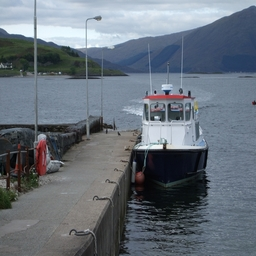
#> input picture Resources/test2.jpg, 256 x 256 px, given as the content of the folder places/beach, which was not available
$ jupyter execute --allow-errors main.ipynb
#> lines starting #> are read from the running program, lines starting #| are printed output that depends on the picture; pictures that were not available may be replaced by others from this repository, and a replacement may not be noted
### indexer.py
from libs.hashing import ahash, dhash,phash, hamming_dist
from libs import vptree
import datetime
from os import walk, path
import argparse
import pickle
import cv2
import tqdm

class Indexer:
    def __init__(self, image_path, database_path, algo):
        self.image_path = image_path
        self.database_path = database_path
        self.algo = algo

    def getImagesPaths(self):
        exts = [".jpeg", ".jpg", ".jpe", ".png", ".bmp", ".tiff", ".tif"]
        imgPaths = [path.join(root,f) for (root, _, files) in walk(self.image_path) for f in files if path.splitext(f)[1] in exts]
        return imgPaths

    def generateHash(self):
        images = self.getImagesPaths()
        hashes = {}
        collisions = 0
        total = len(images)
        print("Generating hash for images, images will be listed below if collision occurs")
        if total:
            for index, image in enumerate(tqdm.tqdm(images)):
                # Generating hash for image
                h = self.algo(cv2.imread(image, cv2.IMREAD_GRAYSCALE))
                l = hashes.get(h, [])
                l.append(image)
                if len(l) > 1:
                    print("Collision occured for hash : ", h, " with images : ", l)
                    collisions += 1
                hashes[h] = l
            print("\nTotal collisions : ", collisions)
            return hashes, collisions
        else:
            raise ValueError("No images found in the given path!")

    def createTree(self):
        hashes, collisions = self.generateHash()
        if len(hashes) != len(self.getImagesPaths()) - collisions:
            raise ValueError("Some error has occured!")
        tree = vptree.VPTree(list(hashes.keys()), hamming_dist)
        # Combine the hashes and the tree
        algo_tree_hash = {"algo": self.algo, "tree": tree, "hashes": hashes}
        return algo_tree_hash

    def storeResults(self):
        try:
            algo_tree_hash = self.createTree()
            pickle.dump(algo_tree_hash, open(self.database_path, "wb"))
        except FileNotFoundError:
            print("Wrong file path!")

# [26 lines that do not run on import are left out]

### libs/hashing.py
import cv2


def hamming_dist(h1, h2):
    return bin(int(h1, 16) ^ int(h2, 16)).count("1")


def _dct(image):
    result = cv2.dct((image).astype("float32") / 255.0)
    return result * 255.0


def _hash(conv):
    binstr = "".join(str(val) for val in conv.astype("uint8").flatten())
    width = -(
        -len(binstr) // 4
    )  # Performing ceil operation, ceil(a/b) is equivalent to -(-a//b)
    return "{:0>{width}x}".format(int(binstr, 2), width=width)


def phash(image, size=8, freq_factor=4):
#> called with size = 8, freq_factor = 4
    resized = cv2.resize(image, (size * freq_factor, size * freq_factor))
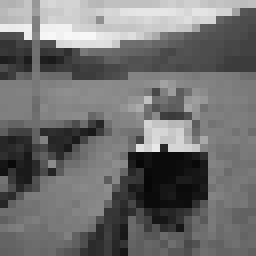
#> resized: shape (32, 32) (shown 8 times larger); min 6, max 247, mean 111
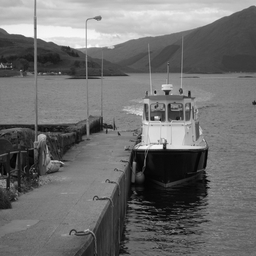
#> image: shape (256, 256); min 0, max 255, mean 110.4
    dct = _dct(resized)[:size, :size]
#> in _dct, `result = cv2.dct((image).astype("float32") / 255.0)`:
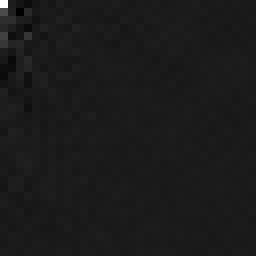
#> result: shape (32, 32) float32 (shown 8 times larger); min -1.64, max 13.94, mean 0.018; drawn with min black and max white
    mean = (dct.sum() - dct[0][0]) / (size**2 - 1)
#> mean = 34.78
    conv = dct > mean
    return _hash(conv)
#> in _hash, `width = -( -len(binstr) // 4 )`: width = 16


# [10 lines left out: functions ahash, dhash, not called in this run]


# [7 lines that do not run on import are left out]

### libs/vptree.py
# Credits : RickardSjogren/vptree

import numpy as np


class VPTree:
    def __init__(self, points, dist_fn):
        self.left = None
        self.right = None
        self.left_min = np.inf
        self.left_max = 0
        self.right_min = np.inf
        self.right_max = 0
        self.dist_fn = dist_fn

        if not len(points):
            raise ValueError("Points can not be empty.")

        # Vantage point is point furthest from parent vp.
        vp_i = 0
        self.vp = points[vp_i]
        points = np.delete(points, vp_i, axis=0)

        if len(points) == 0:
            return

        # Choose division boundary at median of distances.
        distances = [self.dist_fn(self.vp, p) for p in points]
        median = np.median(distances)

        left_points = []
        right_points = []
        for point, distance in zip(points, distances):
            if distance >= median:
                self.right_min = min(distance, self.right_min)
                if distance > self.right_max:
                    self.right_max = distance
                    right_points.insert(0, point)  # put furthest first
                else:
                    right_points.append(point)
            else:
                self.left_min = min(distance, self.left_min)
                if distance > self.left_max:
                    self.left_max = distance
                    left_points.insert(0, point)  # put furthest first
                else:
                    left_points.append(point)

        if len(left_points) > 0:
            self.left = VPTree(points=left_points, dist_fn=self.dist_fn)

        if len(right_points) > 0:
            self.right = VPTree(points=right_points, dist_fn=self.dist_fn)

    def _is_leaf(self):
        return (self.left is None) and (self.right is None)

    # [126 lines left out: functions get_nearest_neighbor, get_n_nearest_neighbors, get_all_in_range, not called in this run]


class _AutoSortingList(list):

    """Simple auto-sorting list.
    Inefficient for large sizes since the queue is sorted at
    each push.
    Parameters
    ---------
    size : int, optional
        Max queue size.
    """

    def __init__(self, max_size=None, *args):
        super(_AutoSortingList, self).__init__(*args)
        self.max_size = max_size

    # [11 lines left out: function append, not called in this run]

### searcher.py
from libs.hashing import dhash, ahash, phash
import argparse
import cv2
import pickle
from time import time
import numpy as np

class Searcher:
	def __init__(self, database_path):
		self.database_path = database_path
		self.algo, self.tree, self.hashes = self.loadDatabase()

	# [74 lines left out: functions montage, showResults, search, not called in this run]

	def loadDatabase(self):
		try:
			db = pickle.load(open(self.database_path, "rb"))
		except FileNotFoundError:
			print("Files not found!\
				  \n Make sure you have generated the tree and hashes file using index_images.py")
		return db["algo"], db["tree"], db["hashes"]

# [18 lines that do not run on import are left out]

### main.ipynb
[cell 1]
from indexer import Indexer
from searcher import Searcher
import cv2
from libs.hashing import dhash, ahash, phash

[cell 2]
indexer = Indexer(
    image_path="places/beach",
    database_path="Resources/Indexed/beach.pickle",
    algo=phash,
)
indexer.storeResults()
#> in generateHash, `h = self.algo(cv2.imread(image, cv2.IMREAD_GRAYSCALE))`: h = 'c1d0e1c490e52430'
#> in generateHash, `l = hashes.get(h, [])`: l = []
#> in createTree, `hashes, collisions = self.generateHash()`: hashes = 1 item; collisions = 0
#> in storeResults, `algo_tree_hash = self.createTree()`: algo_tree_hash = 3 items

[cell 3]
query_image = cv2.imread("Resources/test4.jpg")
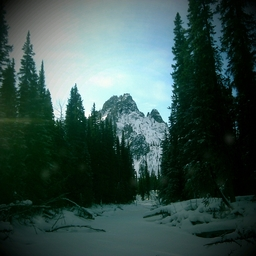
#> input picture Resources/test4.jpg, 256 x 256 px
#> query_image is the input picture: shape (256, 256, 3); mean B, G, R 75.1, 80.2, 56.2

#> (the rest of this cell did not finish here and is left out)


results = searcher.search(query_image, precision=20, show_results=True)
